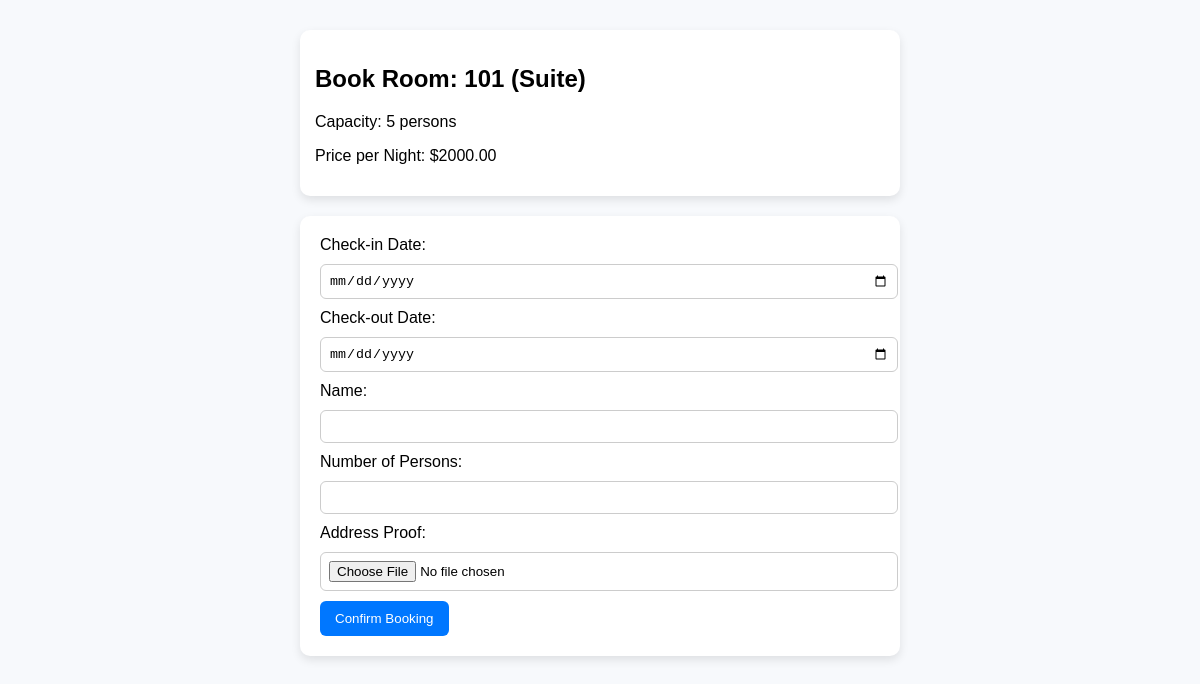
Page /book-room/1/ (signed in) on the committed database.
### app/models.py (models this page shows, shortened)
class HotelRoom(models.Model):
    ROOM_TYPE_CHOICES = (
        ('single', 'Single'),
        ('double', 'Double'),
        ('suite', 'Suite'),
    )
    hotel = models.ForeignKey(Hotel, on_delete=models.CASCADE, related_name='rooms')
    floor_number = models.PositiveIntegerField(default=1)
    room_number = models.CharField(max_length=4)
    room_type = models.CharField(max_length=20, choices=ROOM_TYPE_CHOICES, null=True, blank=True)
    price_per_night = models.DecimalField(max_digits=10, decimal_places=2, null=True, blank=True)
    roomImg=models.ImageField(upload_to='room_images/',null=True,blank=True)
    capacity = models.IntegerField(null=True, blank=True)
    available = models.BooleanField(default=True)

### app/views.py (the view, shortened to what this page needs)
# urls.py: path("book-room/<int:room_id>/", views.book_room, name="book_room"),
@login_required
def book_room(request, room_id):
    if request.user.role != 'customer':
        messages.error(request, "You are not allowed to book rooms.")
        return redirect("rolelogin")
    room = get_object_or_404(HotelRoom, id=room_id)
    return render(request, "book_room.html", {"room": room})

### templates/book_room.html (shortened to what this page needs)
<!DOCTYPE html>
<html lang="en">
  <head>
  </head>
  <body>
    <div class="container">
      <div class="room-info">
        <h2>Book Room: {{ room.room_number }} ({{ room.room_type }})</h2>
        <p>Capacity: {{ room.capacity }} person{{ room.capacity|pluralize }}</p>
        <p>Price per Night: ${{ room.price_per_night }}</p>
      </div>
      <form method="POST" enctype="multipart/form-data">
        <label>Check-in Date:</label>
        <input type="date" name="check_in" required />
        <label>Check-out Date:</label>
        <input type="date" name="check_out" required />
        </label>Name:</label>
        <input type="text" name="name" required />
        <label>Number of Persons:</label>
        <input
          type="number"
          name="num_persons"
          min="1"
          max="{{ room.capacity }}"
          required
        />
        <label>Address Proof:</label>
        <input
          type="file"
          name="address_proof"
          accept=".jpg,.jpeg,.png,.pdf"
          required
        />
        <button type="submit">Confirm Booking</button>
      </form>
    </div>
  </body>
</html>

### templates/book_room.html (style rules this page uses)
body { font-family: Arial; background: #f7f9fc; margin: 0; padding: 30px; }
.container { max-width: 600px; margin: auto; }
.room-info { background: white; padding: 15px; border-radius: 10px; margin-bottom: 20px; box-shadow: 0 4px 10px rgba(0, 0, 0, 0.1); }
form { background: white; padding: 20px; border-radius: 10px; box-shadow: 0 4px 10px rgba(0, 0, 0, 0.1); }
input, select { display: block; width: 100%; padding: 8px; margin: 10px 0; border-radius: 6px; border: 1px solid #ccc; }
button { background: #0077ff; color: white; border: none; padding: 10px 15px; border-radius: 6px; cursor: pointer; }

### rows in the picture
HotelRoom: room_number "101", room_type "Suite", capacity "5", price_per_night "2000.00"
